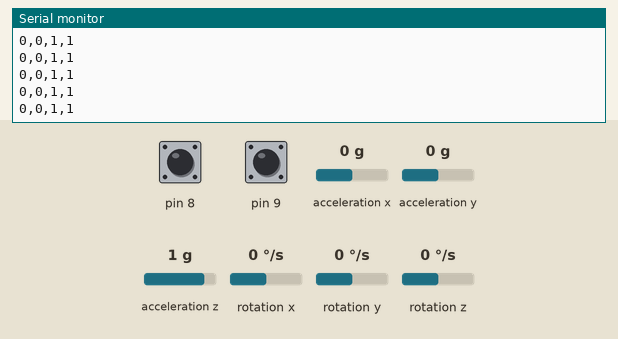
Recording of a sketch running on a simulated Arduino Uno, built with avr-gcc and run on an emulated ATmega328P. Parts: the last lines printed to the serial monitor. The inputs (shaded band) are chosen by the test bench; at power-on: acceleration x 0 g, acceleration y 0 g, pin 8 HIGH, pin 9 HIGH, acceleration z 1 g, rotation x 0 °/s, rotation y 0 °/s, rotation z 0 °/s.

Above: at 3.2 s.
3.3 s: acceleration x set to -1.4 g
At 3.9 s:
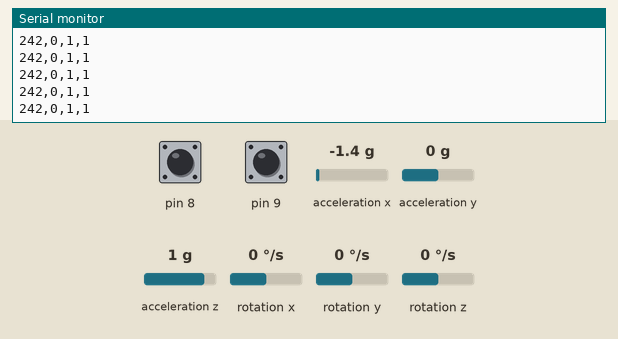
4.8 s: acceleration x set to 0.8 g
At 5.3 s:
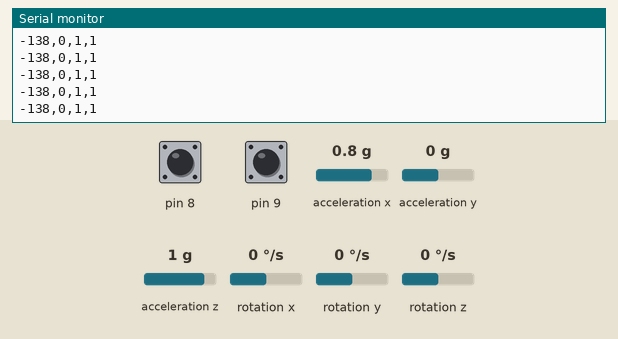
7.8 s: acceleration y set to -1.4 g
At 8.5 s:
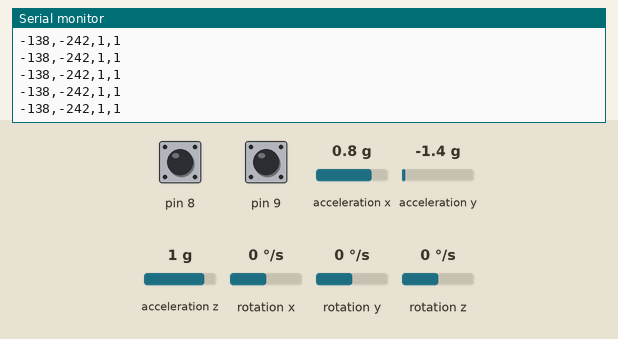
10.8 s: acceleration y set to 0.8 g
At 11.3 s:
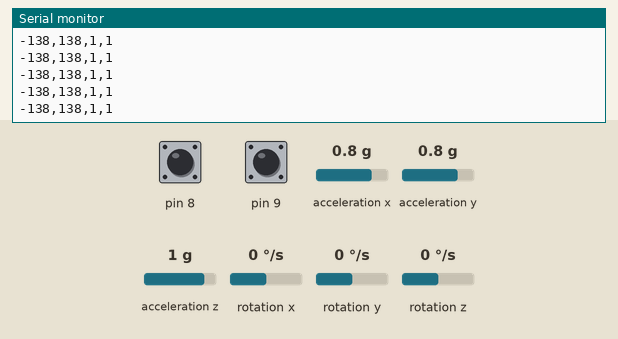
13.8 s: pin 8 pulled LOW for 0.15 s
15.4 s: pin 9 pulled LOW for 0.15 s
Timing chart, 0 to 18.4 s (numbered marks = the images above; inputs shaded):
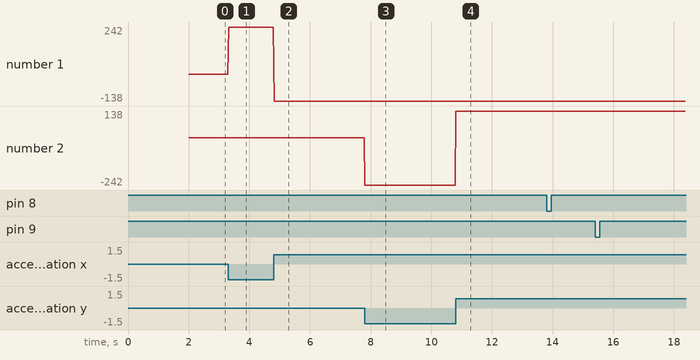

The sketch:

Arduino_MPU6050.ino
```cpp
/*
 * MPU6050 GYRO_MOUSE
 * ATAKAN ARGIN
 * github : github.com/atakanargn
 */

//MPU6050 I2C PROTOKOLÜ ILE HABERLEŞİR
#include   <I2Cdev.h>
//MPU6050 Kütüphanesi
#include   <MPU6050.h>
#include   <Wire.h>

 /*
   MPU6050     ARDIUNO
    GND------- > GND
    VCC--------> +3V3
    SDA--------> A4
    SCL-------- > A5
    INT--------  >PIN 2

   SOL TIK BUTONU --> PIN9
   SAĞ TIK BUTONU --> PIN8
*/

//MPU6050 Tanımlama
MPU6050 GYRO;

int16_t accx, accy, accz; //IVME
int16_t gyrx, gyry, gyrz; //GYRO

int Xdeger, Ydeger;
int btnSol;
int btnSag;

char veri[30];

void setup()
{
    Serial.begin(9600);
    GYRO.initialize();
    //PULLUP direnç bağlamamak için INPUT_PULLUP
    pinMode(8,INPUT_PULLUP);
    pinMode(9, INPUT_PULLUP);

    //2 SANIYE BEKLE
    delay(2000);
}

void loop()
{
    //6 EKSENI DE AL TANIMLANAN DEĞİŞKENLERE ATA
    GYRO.getMotion6(&accx, &accy, &accz, &gyrx, &gyry ,&gyrz);

    btnSol=digitalRead(8); //SOL BUTON DEĞER OKUMA
    btnSag=digitalRead(9); //SAĞ BUTON DEĞER OKUMA

    //IVMEDEN YARARLANICAZ
    //Sensör normalde -17000 ile 17000 arası
    //değer verir, bu da ilk defa kullananların
    //MPU6050de bozukluk olduğunu düşünmesine sebep olabilir.

    //-17000 ile 17000 arası değeri 180 ile -180 arasına uyarladık
    //Siz bu değeri 0 ile 180 yapabilirsiniz
    //ancak değerin negatifliğinden yararlanıcaz
    Xdeger=map(accx,-17000,17000,180,-180);
    Ydeger=map(accy,-17000,17000,-180,180);

    //Değerleri veri fonksiyonuna atamak için kullanılan fonksiyon sprintf()
    sprintf(veri, "%d,%d,%d,%d", Xdeger, Ydeger, btnSol, btnSag);

    //Son olarak elimizdekileri Serial e yazdırdık
    Serial.println(veri);

    delay(20);
 }
```

Measured:
- after the input at 3.3 s, the serial monitor: prints a new line at once (image 1)
- after the input at 4.8 s, the serial monitor: prints a new line at once (image 2)
- after the input at 7.8 s, the serial monitor: prints a new line at once (image 3)
- after the input at 10.8 s, the serial monitor: prints a new line at once (image 4)
- plotted number 1: 0 → 242 after the input at 3.3 s, 242 → -138 after the input at 4.8 s
- plotted number 2: 0 → -242 after the input at 7.8 s, -242 → 138 after the input at 10.8 s
